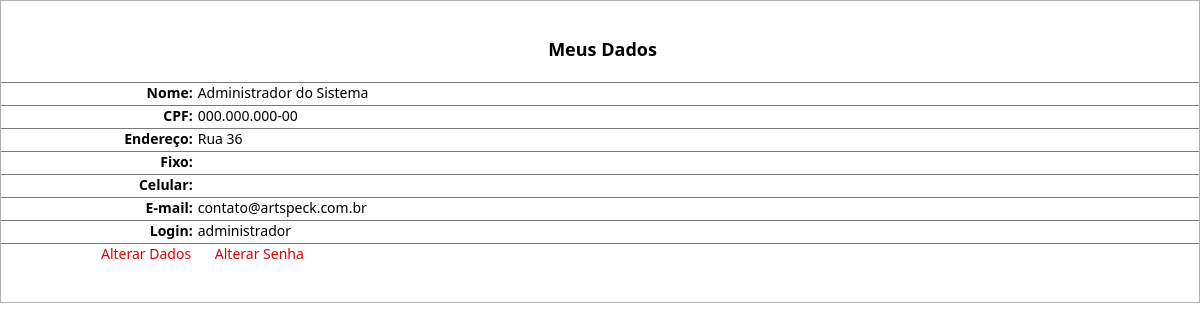
Before: /dados_usuario.php (signed in) with the older database file.
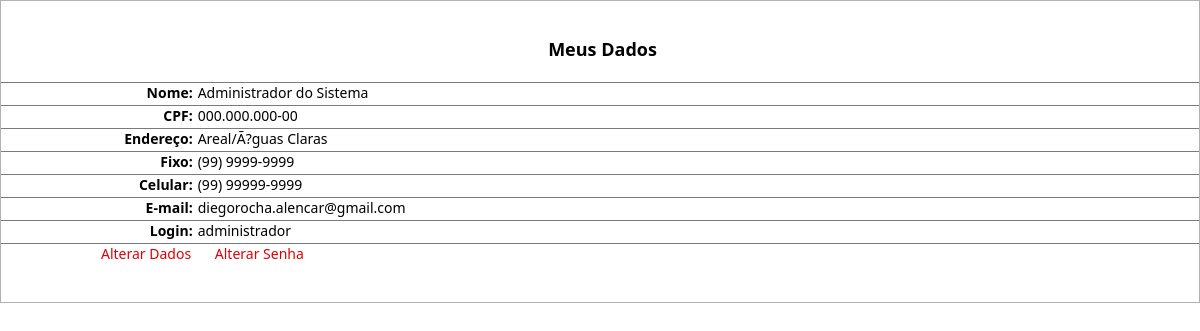
After: the same page with the newer database file.
### tables this page shows
CREATE TABLE `usuario` (
  `id_usuario` int(10) unsigned NOT NULL AUTO_INCREMENT,
  `nome_usuario` varchar(200) DEFAULT NULL,
  `cpf_usuario` varchar(14) DEFAULT NULL,
  `end_usuario` varchar(500) DEFAULT NULL,
  `fixo_usuario` varchar(14) DEFAULT NULL,
  `cel_usuario` varchar(15) DEFAULT NULL,
  `email_usuario` varchar(100) DEFAULT NULL,
  `tipo_usuario` varchar(13) NOT NULL,
  `login_usuario` varchar(100) DEFAULT NULL,
  `senha_usuario` varchar(10) DEFAULT NULL,
  PRIMARY KEY (`id_usuario`)
);

### processos/database.php (called while the page is built, shortened)
<?php
function DBRead ($table, $params = null, $fields = '*') {
	$params = ($params) ? " {$params}" : null;
		$query = "SELECT {$fields} FROM {$table}{$params}";
		$result = DBExecute($query);
		if (!mysqli_num_rows($result))
			return false;
		else {
			while ($res = mysqli_fetch_assoc($result)) {
				$data[] = $res;
			}
			return $data;
		}
}
function DBExecute($query){
	$link = DBConnect();
	$result = @mysqli_query($link, $query) or die (mysqli_error($link));
	return $result;
}
?>

### dados_usuario.php (the view, shortened to what this page needs)
<!doctype html>
<html>
<head>
<link href="css/style.css" rel="stylesheet" type="text/css">
<link rel="stylesheet" href="css/menu.css">
</head>
<body>
<?php
require 'processos/database.php';
$id = $_SESSION ["id_user"];
  $dados= DBRead ('usuario', "WHERE id_usuario = '$id'", 'nome_usuario, cpf_usuario, end_usuario, fixo_usuario, cel_usuario, email_usuario, login_usuario');
    foreach ($dados as $dd){
?>
<form action="#" method="post" onsubmit="return valida_form(this)">
<table border="0" cellpadding="0" cellspacing="0" class="table">
  <tbody>
    <tr>
      <td height="42" colspan="2" align="center" valign="top"><span class="titulo">Meus Dados</span></td>
    </tr>
    <tr>
      <td width="16%" align="right" style="border-bottom: 1px solid #7A7A7A; border-top: 1px solid #7A7A7A;"><b>Nome:</b></td>
      <td width="84%" style="border-bottom: 1px solid #7A7A7A; border-top: 1px solid #7A7A7A;"><?php echo $dd['nome_usuario']; ?></td>
    </tr>
    <tr>
      <td align="right" style="border-bottom: 1px solid #7A7A7A;"><b>CPF:</b></td>
      <td style="border-bottom: 1px solid #7A7A7A;"><?php echo $dd['cpf_usuario']; ?></td>
    </tr>
    <tr>
      <td align="right" style="border-bottom: 1px solid #7A7A7A;"><b>Endereço:</b></td>
      <td style="border-bottom: 1px solid #7A7A7A;"><?php echo $dd['end_usuario']; ?></td>
    </tr>
    <tr>
      <td align="right" style="border-bottom: 1px solid #7A7A7A;"><b>Fixo:</b></td>
      <td style="border-bottom: 1px solid #7A7A7A;"><?php echo $dd['fixo_usuario']; ?></td>
    </tr>
    <tr>
      <td align="right" style="border-bottom: 1px solid #7A7A7A;"><b>Celular:</b></td>
      <td style="border-bottom: 1px solid #7A7A7A;"><?php echo $dd['cel_usuario']; ?></td>
    </tr>
    <tr>
      <td align="right" style="border-bottom: 1px solid #7A7A7A;"><b>E-mail:</b></td>
      <td style="border-bottom: 1px solid #7A7A7A;"><?php echo $dd['email_usuario']; ?></td>
    </tr>
    <tr>
      <td align="right" style="border-bottom: 1px solid #7A7A7A;"><b>Login:</b></td>
      <td style="border-bottom: 1px solid #7A7A7A;"><?php echo $dd['login_usuario']; ?></td>
    </tr>
    <tr>
      <td colspan="2" style="padding-left: 100px;" class="senhas"> <a href="alterar_dados_usuario.php?id=<?php echo $id;?>">Alterar Dados</a> <a href="alterar_senha_usuario.php?id=<?php echo $id;?>">Alterar Senha</a></td>
    </tr>
  </tbody>
</table>
</form>
<?php
  }
?>
</body>
</html>

Changed rows visible on the page:
changed usuario "Administrador do Sistema": end_usuario "Rua 36" → "Areal/Ã?guas Claras"; fixo_usuario (not shown) → "(99) 9999-9999"; cel_usuario (not shown) → "(99) 99999-9999"; email_usuario "contato@artspeck.com.br" → "diegorocha.alencar@gmail.com"
